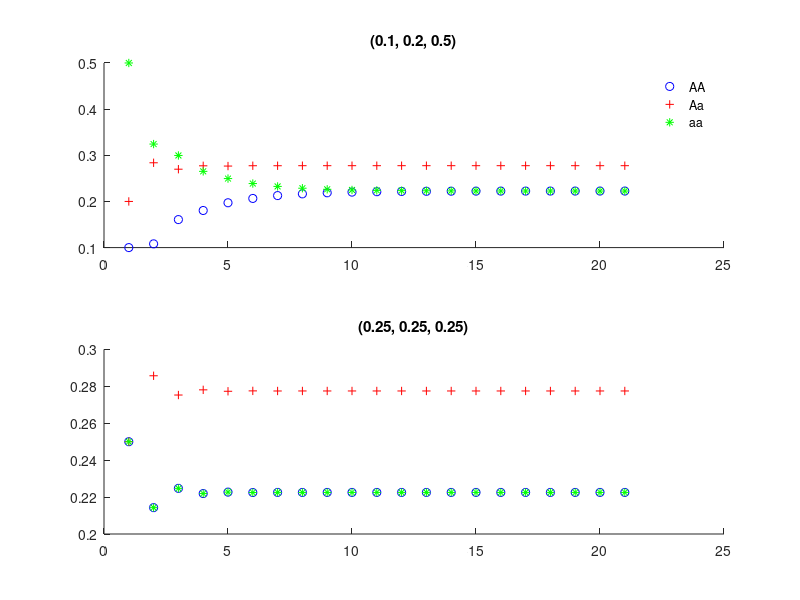

Reproduce this figure in MATLAB. (Note: this script raises an error after producing the figure.)
figs_dir = 'C:\Users\oorzu\Google Drive\HUJI\Teaching\StatisticalEvolutionaryGenomics_52887\Docs\figs';
kin = 0.2; dom = 0.3;  % set kinship and fraternity values;

p = 0.34; % allele frequency

p_fam = [1-4*kin+dom, 4*kin-2*dom,  dom];

y = [1 2 5.5]; y_AA = y(1); y_Aa = y(2); y_aa = y(3);
y_bar = p^2 * y_AA + 2*p*(1-p)* y_Aa + (1-p)^2 * y_aa;

sigma_sqr = p^2 * (y_AA-y_bar)^2 + 2*p*(1-p)* (y_Aa-y_bar)^2 + (1-p)^2 * (y_aa-y_bar)^2;
sigma_a_sqr = 2*p*(1-p)*(p*y_AA+(1-2*p)*y_Aa - (1-p)*y_aa)^2;
sigma_d_sqr = p^2*(1-p)^2 * (2*y_Aa - y_AA - y_aa)^2;

sigma_a_sqr + sigma_d_sqr - sigma_sqr


cov_fam = 2*kin*sigma_a_sqr + dom*sigma_d_sqr

cov_fam_long = p^2 * (p*p_fam(2)+p_fam(3))*y_AA^2 + 2*p*(1-p) * (0.5*p_fam(2)+p_fam(3)) * y_Aa^2 + (1-p)^2 * ((1-p)*p_fam(2)+p_fam(3)) * y_aa^2 + ...
    2*p^2*(1-p)*p_fam(2)*y_AA*y_Aa + 2*(1-p)^2*p*p_fam(2)*y_Aa*y_aa + ...
    (p_fam(1)-1) * y_bar^2

cov_fam - cov_fam_long


% Test HW:

init_p = {[0.1 0.2 0.5], [0.25 0.25 0.25]};

for similar_flag = 0:1
    if(similar_flag)
        similar_inbreeding=1; dissimilar_inbreeding=0; sim_str = 'similar';
    else
        similar_inbreeding=0; dissimilar_inbreeding=1; sim_str = 'dissimilar';
    end
    figure;
    for i_init = 1:2
        gen=20; p_AA = zeros(gen,1); p_Aa=p_AA; p_aa=p_AA; p=p_AA;
        p_AA(1) = init_p{i_init}(1);  p_Aa(1) = init_p{i_init}(2); p_aa(1) = init_p{i_init}(3);
        %    p_AA(1) = (sqrt(5)-1)/4+0.19; p_aa(1) = p_AA(1)+0.0000; p_Aa(1) = (1-p_AA(1)-p_aa(1))/2;
        for i=1:gen
            p(i) = p_AA(i) + p_Aa(i);
            p_AA(i+1) = p(i)^2;
            p_Aa(i+1) = p(i)*(1-p(i));
            p_aa(i+1) = (1-p(i))^2;
            
            if(similar_inbreeding)
                p_AA(i+1) = p_AA(i+1) / (1-2*p_AA(i)*p_aa(i));
                p_Aa(i+1) = (p_Aa(i+1)-p_AA(i)*p_aa(i)) / (1-2*p_AA(i)*p_aa(i));
                p_aa(i+1) = p_aa(i+1) / (1-2*p_AA(i)*p_aa(i));
            end
            
            if(dissimilar_inbreeding)
                p_AA(i+1) = (p_AA(i+1)-p_AA(i)^2) / (1-p_AA(i)^2-p_aa(i)^2);
                p_Aa(i+1) = p_Aa(i+1) / (1-p_AA(i)^2-p_aa(i)^2);
                p_aa(i+1) = (p_aa(i+1)-p_aa(i)^2) / (1-p_AA(i)^2-p_aa(i)^2);
            end
        end
        
        subplot(2,1,i_init); hold on;
        plot(p_AA, 'bo'); plot(p_Aa, 'r+'); plot(p_aa, 'g*'); 
        if(i_init==1)
            legend('AA', 'Aa', 'aa'); legend('boxoff');
        end
        title(['(' num2str(init_p{i_init}(1)) ', ' num2str(init_p{i_init}(2)) ', ' num2str(init_p{i_init}(3)) ')']); 
%        plot(p_AA + 2*p_Aa + p_aa, 'k--');
        
        
    end % loop on init conditions
    my_saveas(gcf, fullfile(figs_dir, [sim_str '_dynamics']), {'jpg', 'epsc'});
end % similar/dissimilar inbreeding

%x = 0:0.001:0.8;
%f_x = 1+2*x+2*x.^2 - (1-5*x+8*x.^2+8*x.^3);
%figure; plot(x, f_x);



syms pAA pAa paa
eqn = [pAA*(1-pAA^2-paa^2) == pAa*(2*pAA+pAa), pAa*(1-pAA^2-paa^2) == (pAA+pAa)*(paa+pAa), paa*(1-pAA^2-paa^2) == pAa*(2*paa+pAa), pAA+2*pAa+paa==1];
S = solve(eqn, [pAA, pAa, paa]);

%fsolve(z^3 - z^2/2 - z/2 + 1/8, z)
RR = roots([1, -1/2, -1/2, 1/8])


